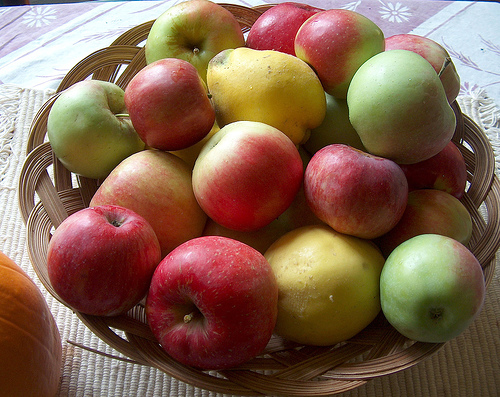
%> input picture Apples/Apples_by_kightp_Pat_Knight_flickr.jpg, 500 x 397 px
$ octave --eval "result = MixGaussApples;"   (GNU Octave 9; MATLAB toolbox functions it lacks are replaced by stand-ins)
%> lines starting %> are read from the running program, lines starting %| are printed output that depends on the picture; in (x1, y1, x2, y2) boxes, pixels count from 0 and x2, y2 are one past the last pixel; in counts of white or black regions, pixels touching at a corner belong together; the program's own positions count from 1
function r =MixGaussApples
close all;
clear all;
tic
 %% Load the Data

% Note that cells are accessed using curly-brackets {} instead of parentheses ().
Iapples = cell(6,1);
Iapples{1} = 'Apples/Apples_by_kightp_Pat_Knight_flickr.jpg';
Iapples{2} = 'Apples/ApplesAndPears_by_srqpix_ClydeRobinson.jpg';
Iapples{3} = 'Apples/bobbing-for-apples.jpg';
Iapples{6} = 'Apples/Bbr98ad4z0A-ctgXo3gdwu8-original.jpg';
Iapples{5} = 'Apples/Apples_by_MSR_MikeRyan_flickr.jpg';
Iapples{4} = 'Apples/audioworm-QKUJj2wmxuI-original.jpg';
Iapples{7} = 'Apples/apples_red_green.jpg';
Iapples{8} = 'Apples/Apples_and_Carrots.jpg';

IapplesMasks = cell(4,1);
IapplesMasks{1} = 'Masks/Apples_by_kightp_Pat_Knight_flickr.png';
IapplesMasks{2} = 'Masks/ApplesAndPears_by_srqpix_ClydeRobinson.png';
IapplesMasks{3} = 'Masks/bobbing-for-apples.png';
IapplesMasks{4} = 'Masks/Bbr98ad4z0A-ctgXo3gdwu8-original.png';
IapplesMasks{5} = 'Masks/apples_red_green_mask.png';
IapplesMasks{6} = 'Masks/Apples_and_Carrots_Mask.png';


    apple_red = [];
    apple_blue = [];
    apple_green = [];
    %Apple = [apple_red apple_greee apple_blue]';


    Notapple_red = [];
    Notapple_blue = [];
    Notapple_green = [];

for iImage=1:3
    % Could use this index to loop.
    curI = double(imread(  Iapples{iImage}   )) / 255;
    % curI is now a double-precision 3D matrix of size (width x height x 3).
    % Each of the 3 color channels is now in the range [0.0, 1.0].
    %figure;
    %imagesc(curI)


    curImask = imread(  IapplesMasks{iImage}   );
%> curImask is the input picture: size 397x500x3 uint8; mean R, G, B 131.4, 100.4, 80
    % These mask-images are often 3-channel, and contain grayscale values. We
    % would prefer 1-channel and just binary:
    curImask = curImask(:,:,2) > 128;  % Picked green-channel arbitrarily.
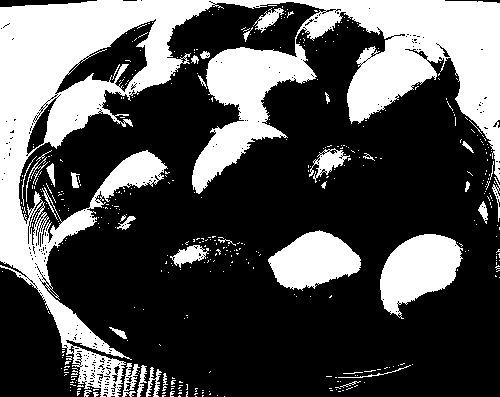
%> curImask: size 397x500 logical; 31.9% white; 434 white regions (399 under 20 px), largest, box (x1, y1, x2, y2) and area: (0, 0, 500, 397) 51015, (380, 234, 463, 319) 4299, (268, 230, 361, 291) 3634
    %figure;
    %imshow(curImask)

    % create Red Green and blue pixel vectors.
    red_pixels = curI(:,:,1);
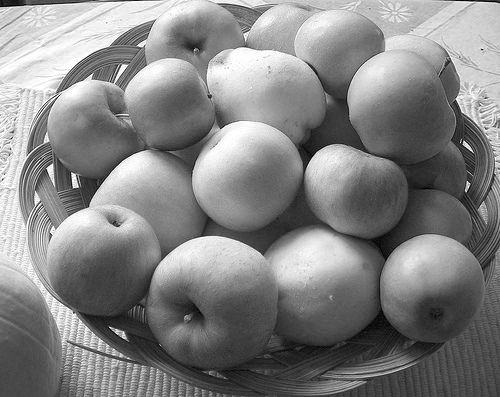
%> red_pixels: size 397x500 double; min 0, max 1, mean 0.515
    green_pixels = curI(:,:,2);
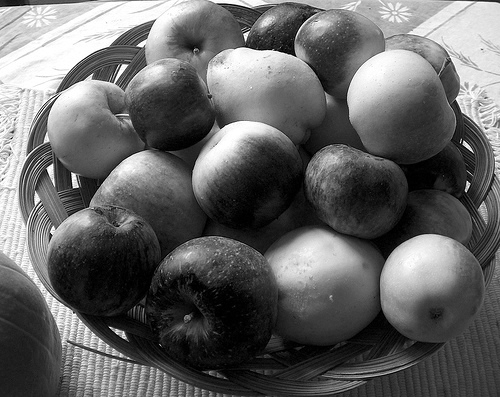
%> green_pixels: size 397x500 double; min 0, max 1, mean 0.394
    blue_pixels = curI(:,:,3);
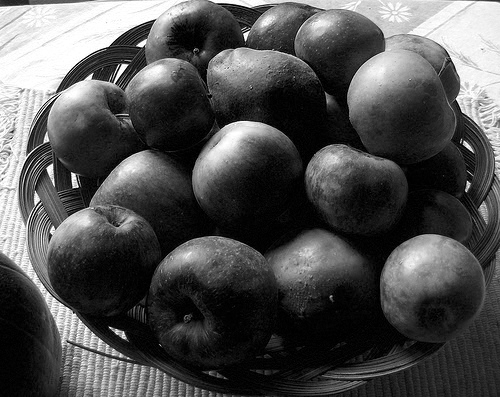
%> blue_pixels: size 397x500 double; min 0, max 1, mean 0.314
    % find non empty pixels and set to apples

    apple_red = [apple_red; red_pixels(find(curImask))];
%> apple_red = 63354 values from 0.102 to 1
    apple_blue = [apple_blue ;blue_pixels(find(curImask))];
%> apple_blue = 63354 values from 0 to 1
    apple_green = [apple_green; green_pixels(find(curImask))];
%> apple_green = 63354 values from 0.506 to 1

    % find non empty pixels and set to Notapples

    Notapple_red = [Notapple_red; red_pixels(find(not(curImask)))];
%> Notapple_red = 135146 values from 0 to 1
    Notapple_blue = [Notapple_blue ;blue_pixels(find(not(curImask)))];
%> Notapple_blue = 135146 values from 0 to 0.871
    Notapple_green = [Notapple_green; green_pixels(find(not(curImask)))];
%> Notapple_green = 135146 values from 0 to 0.502

end
%> pass 2 of the loop in MixGaussApples, `for iImage=1:3`:
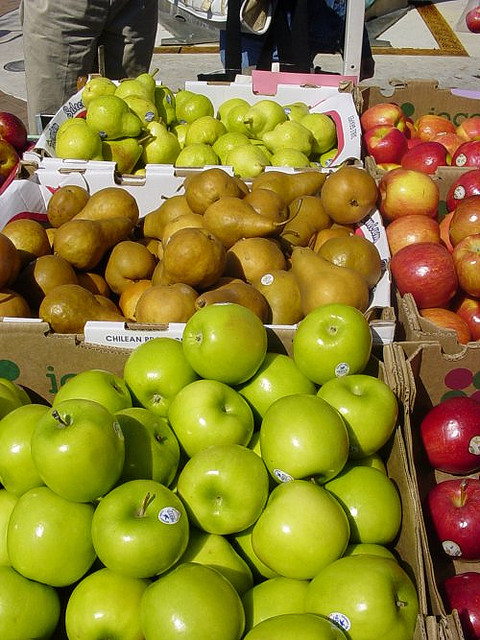
%> input picture Apples/ApplesAndPears_by_srqpix_ClydeRobinson.jpg, 480 x 640 px
%> curI: size 640x480x3 double
%> in MixGaussApples, curImask is the input picture: size 640x480x3 uint8; mean R, G, B 140.9, 127.4, 46.5
%> in MixGaussApples, `curImask = curImask(:,:,2) > 128;`:
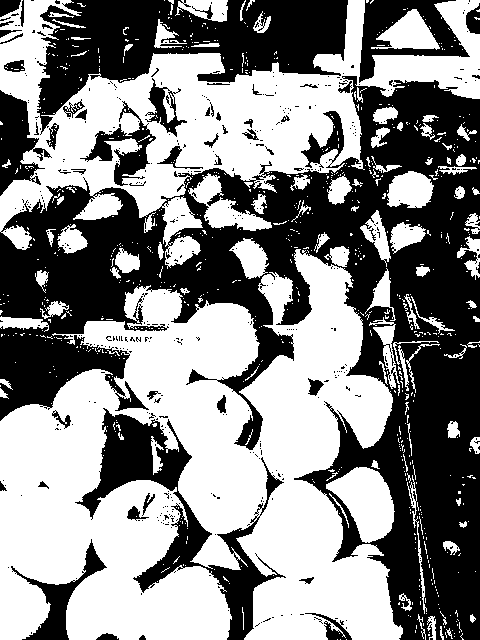
%> curImask: size 640x480 logical; 53.5% white; 471 black regions (418 under 20 px), largest, box (x1, y1, x2, y2) and area: (0, 76, 480, 640) 96847, (37, 0, 348, 135) 19818, (75, 408, 286, 640) 10441
%> red_pixels: size 640x480 double
%> green_pixels: size 640x480 double
%> in MixGaussApples, `blue_pixels = curI(:,:,3);`:
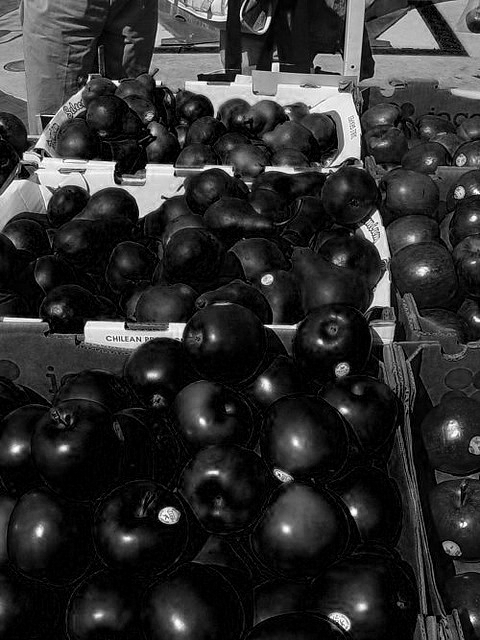
%> blue_pixels: size 640x480 double; min 0, max 1, mean 0.182
%> apple_red = 227636 values from 0.102 to 1
%> apple_blue = 227636 values from 0 to 1
%> apple_green = 227636 values from 0.506 to 1
%> Notapple_red = 278064 values from 0 to 1
%> Notapple_blue = 278064 values from 0 to 0.871
%> Notapple_green = 278064 values from 0 to 0.502
%> pass 3 of the loop in MixGaussApples, `for iImage=1:3`:
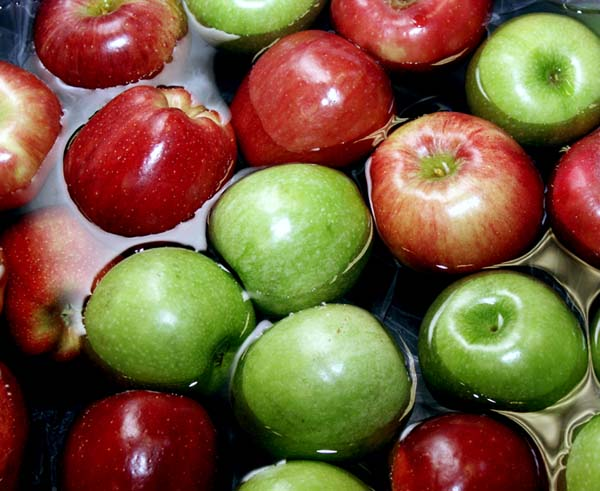
%> input picture Apples/bobbing-for-apples.jpg, 600 x 491 px
%> curI: size 491x600x3 double
%> in MixGaussApples, curImask is the input picture: size 491x600x3 uint8; mean R, G, B 118.9, 91.7, 60.7
%> in MixGaussApples, `curImask = curImask(:,:,2) > 128;`:
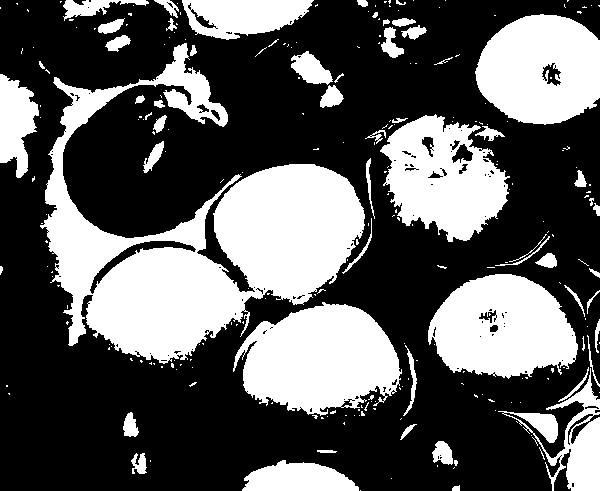
%> curImask: size 491x600 logical; 36% white; 253 white regions (195 under 20 px), largest, box (x1, y1, x2, y2) and area: (40, 43, 365, 364) 39858, (233, 302, 402, 416) 13175, (428, 274, 578, 379) 11389
%> red_pixels: size 491x600 double
%> green_pixels: size 491x600 double
%> in MixGaussApples, `blue_pixels = curI(:,:,3);`:
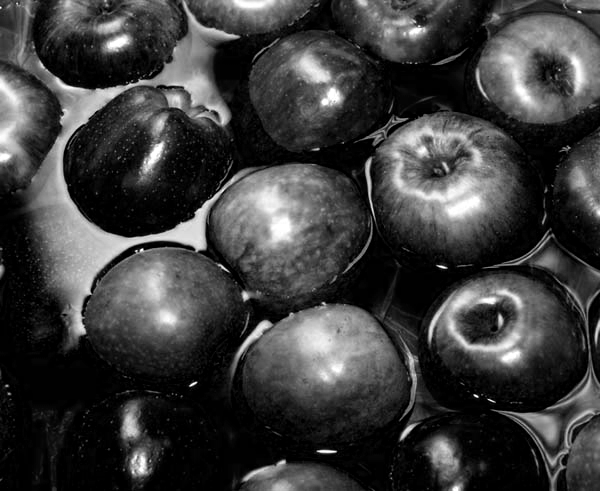
%> blue_pixels: size 491x600 double; min 0, max 1, mean 0.238
%> apple_red = 333752 values from 0.102 to 1
%> apple_blue = 333752 values from 0 to 1
%> apple_green = 333752 values from 0.506 to 1
%> Notapple_red = 466548 values from 0 to 1
%> Notapple_blue = 466548 values from 0 to 0.871
%> Notapple_green = 466548 values from 0 to 0.502
%Get them in correct form
Apple = [apple_red apple_green apple_blue]';

NotApple = [Notapple_red Notapple_green Notapple_blue]';


%% Learning the Parameters


%fit mixture of Gaussians
%TO DO fill in this routine (below)
%figure;
%  Use four Gaussians for apples
mixGaussEstApple = fitMixGauss(Apple,4);
save('mixGaussEstApple');

lamdaApple = mixGaussEstApple.weight;
meanApple = mixGaussEstApple.mean;
covApple = mixGaussEstApple.cov;

% 6 Gaussians for not apples.
mixGaussEstNotApple = fitMixGauss(NotApple,6);
save('mixGaussEstNotApple');
lamdaNotApple = mixGaussEstNotApple.weight;
meanNotApple = mixGaussEstNotApple.mean;
covNotApple = mixGaussEstNotApple.cov;

%set priors
priorApple = 0.5;
priorNonApple = 0.5;


for I = 1:8

     curI = double(imread(  Iapples{I}   )) / 255;
     [imY, imX, imZ] = size( curI);

     % In order to use mvnpdf, the matrix needs to get data that it can
     % take, i.e. each row is a data point
     vec_red =  reshape( curI(:,:,1).',[],1);
     vec_green =  reshape( curI(:,:,2).',[],1);
     vec_blue =  reshape( curI(:,:,3).',[],1);
     pixels = [vec_red vec_green vec_blue]';
        %Calulate the liklihood similar to Part A.
      likeapple = lamdaApple(1)*mvnpdf(pixels' ,meanApple(:,1)', covApple(:,:,1) )+lamdaApple(2)*mvnpdf(pixels' ,meanApple(:,2)', covApple(:,:,2) ) +lamdaApple(3)*mvnpdf(pixels' ,meanApple(:,3)', covApple(:,:,3) );

      likenonapple = lamdaNotApple(1)*mvnpdf(pixels' ,meanNotApple(:,1)', covNotApple(:,:,1) )+lamdaNotApple(2)*mvnpdf(pixels' ,meanNotApple(:,2)', covNotApple(:,:,2) ) +lamdaNotApple(3)*mvnpdf(pixels' ,meanNotApple(:,3)', covNotApple(:,:,3) );

      % Reshape and store in a cell to be converted to a matrix later on.
      posteriorApple{I} =  vec2mat((likeapple*priorApple)./(likeapple*priorApple + likenonapple*priorNonApple),imX);


end
Image_1 = cell2mat( posteriorApple(1));
Image_2 = cell2mat( posteriorApple(2));
Image_3 = cell2mat( posteriorApple(3));
Image_4 = cell2mat( posteriorApple(4));
Image_5 = cell2mat( posteriorApple(5));
Image_6 = cell2mat( posteriorApple(6));
Image_7 = cell2mat( posteriorApple(7));
Image_8 = cell2mat( posteriorApple(8));
clims = [0, 1];
%% Plotting the posteriori of test.
figure; set(gcf,'Color',[1 1 1]);
subplot(3,2,1); imagesc(double(imread(  Iapples{4}   )) / 255); axis off; axis image;
subplot(3,2,2); imagesc(Image_4, clims); colormap(gray); axis off; axis image;

subplot(3,2,3); imagesc(double(imread(  Iapples{5}   )) / 255); axis off; axis image;
subplot(3,2,4); imagesc(Image_5, clims); colormap(gray); axis off; axis image;

subplot(3,2,5); imagesc(double(imread(  Iapples{6}   )) / 255); axis off; axis image;
subplot(3,2,6); imagesc(Image_6, clims); colormap(gray); axis off; axis image;
saveas( gcf, 'Test_apple_together', 'jpg' )


%% Part D: testing the truth mask.

%Looking at image 4 mask.
Imask = double(imread(  IapplesMasks{4}   ));


count = 1;
% loop of a decreasing threshold
Index = length(1:-0.025:0);
for thresh = 1:-0.025:0
    Current_image = Image_6;
    %set all pixels above threshold equal to one.
    Cur_I = Current_image> thresh;
    % TP is where both mask and posterior agree on pixels where apples exist
    TP = (Cur_I == 1 & Imask==1);
    % sum over the number of times this occurs.
    TTP = sum(sum(TP));
    TN = (Cur_I == 0 & Imask==0);
    TTN = sum(sum(TN));
    FP = (Cur_I == 1 & Imask==0);
    TFP = sum(sum(FP));
    FN = (Cur_I == 0 & Imask==1);
    TFN = sum(sum(FN));
    %True Positive rate
    TPR(count) = TTP/(TTP +TFN);
    %Precision
    PPV(count) = TTP/(TTP +TFP);
    %recall
    recall(count) = TPR(count);
    %False Positive rate
    FPR(count) = TFP/(TFP+TFN);
    %F score
    F(count) =  2*PPV(count)*recall(count)/(PPV(count)+recall(count));
    count = count+1;

end

% find highest f score and use that to tune your threshold
[F1Score, order]=max(F);

thresh=1 - ((order-1) *0.025);

currentI = Image_6 > thresh;
disp(['Best Threshold: ' num2str(thresh) ', with F score = ' num2str(F1Score)])
fprintf('\n')
% find TP,TN,FP,FN of the best threshold
    TP = (currentI == 1 & Imask==1);
    TTP = sum(sum(TP));
    disp(['The total number of True Positives is:' num2str(TTP)])
    TN = (currentI == 0 & Imask==0);
    TTN = sum(sum(TN));
    disp(['The total number of True Negatives is:' num2str(TTN)])
    FP = (currentI == 1 & Imask==0);
    TFP = sum(sum(FP));
    disp(['The total number of False Positives is:' num2str(TFP)])
    FN = (currentI == 0 & Imask==1);
    TFN = sum(sum(FN));
    disp(['The total number of False Negatives is:' num2str(TFN)])
  %% D) Plotting images
% output the images.
figure; set(gcf,'Color',[1 1 1]);
subplot(2,4,1); imagesc(double(imread(  Iapples{6}   )) / 255); axis off; axis image;title('Origninal');
subplot(2,4,2); imshow(IapplesMasks{4}); title('True Mask');
subplot(2,4,3); imagesc(Image_6, clims); colormap(gray);  axis off; axis image;title('Origninal Posterior');
subplot(2,4,4); imagesc(currentI, clims); colormap(gray);  axis off; axis image;title('Best Posterior');
subplot(2,4,5); imshow(TP);title('True Positive');
subplot(2,4,6);imshow(FP);title('False Positive');
subplot(2,4,7);imshow(TN);title('True Negative');
subplot(2,4,8);imshow(FN);title('False Negative');

%Plot the ROC
figure;
plot(FPR,TPR);title('ROC Curve');xlabel('False Positive Rate');ylabel('True Postive Rate');

%Calculate the area under the ROC curve.
AUC = trapz(FPR,TPR);
disp(['The total area under the curve(AUC) is:' num2str(AUC)])

%% Part F)

% Now do the same for downloaded masks.

 for I_no = 5:6
   Imask = double(imread(  IapplesMasks{I_no}   ))/255;

   % since the pixels are slighly less than 1, make them 1.
   Imask = Imask > 0.5;

    count = 1;
    for thresh = 1:-0.025:0
        Current_image = cell2mat( posteriorApple(I_no+2));
        Cur_I = Current_image> thresh;

      TP = (Cur_I == 1 & Imask==1);
      TTP = sum(sum(TP));
      TN = (Cur_I == 0 & Imask==0);
      TTN = sum(sum(TN));
      FP = (Cur_I == 1 & Imask==0);
      TFP = sum(sum(FP));
      FN = (Cur_I == 0 & Imask==1);
      TFN = sum(sum(FN));

      TPR(count) = TTP/(TTP +TFN);
      PPV(count) = TTP/(TTP +TFP);
      recall(count) = TPR(count);
      FPR(count) = TFP/(TFP+TFN);
      F(count) =  2*PPV(count)*recall(count)/(PPV(count)+recall(count));
      count = count+1;

    end
    [F1Score, order]=max(F);
    thresh=1 - ((order-1) *0.025);

    currentI = cell2mat( posteriorApple(I_no+2)) > thresh;
    disp(['Best Threshold: ' num2str(thresh) ', with F score = ' num2str(F1Score)])
    fprintf('\n')
    disp(['The total number of True Positives is:' num2str(TTP)])
    TP = (currentI == 1 & Imask==1);
    TTP = sum(sum(TP));
    disp(['The total number of True Positives is:' num2str(TTP)])
    TN = (currentI == 0 & Imask==0);
    TTN = sum(sum(TN));
    disp(['The total number of True Negatives is:' num2str(TTN)])
    FP = (currentI == 1 & Imask==0);
    TFP = sum(sum(FP));
    disp(['The total number of False Positives is:' num2str(TFP)])
    FN = (currentI == 0 & Imask==1);
    TFN = sum(sum(FN));
    disp(['The total number of False Negatives is:' num2str(TFN)])
  %% D) Plotting images

    figure; set(gcf,'Color',[1 1 1]);
    subplot(2,4,1); imagesc(double(imread(  Iapples{I_no+2}   )) / 255); axis off; axis image;title('Origninal');
    subplot(2,4,2); imshow(IapplesMasks{I_no}); title('True Mask');
    subplot(2,4,3); imagesc(cell2mat( posteriorApple(I_no+2)), clims); colormap(gray);  axis off; axis image;title('Origninal Posterior');
    subplot(2,4,4); imagesc(currentI, clims); colormap(gray);  axis off; axis image;title('Best Posterior');
    subplot(2,4,5); imshow(TP);title('True Positive');
    subplot(2,4,6);imshow(FP);title('False Positive');
    subplot(2,4,7);imshow(TN);title('True Negative');
    subplot(2,4,8);imshow(FN);title('False Negative');


    figure;
    plot(FPR,TPR);title('ROC Curve');xlabel('False Positive Rate');ylabel('True Postive Rate');
    saveas(gcf,'ROC_test3','jpg');
    AUC = trapz(FPR,TPR);
    disp(['The total area under the curve :' num2str(AUC)])

 end


function mixGaussEst = fitMixGauss(data,k);
%> called with k = 4
cIter = 1;
[nDim nData] = size(data);
%> nDim = 3; nData = 333752

postHidden = zeros(k, nData);

%in the E-M algorithm, we calculate a complete posterior distribution over
%the (nData) hidden variables in the E-Step.  In the M-Step, we
%update the parameters of the Gaussians (mean, cov, w).

%we will initialize the values to random values
mixGaussEst.d = nDim;
%> mixGaussEst.d = 3
mixGaussEst.k = k;
mixGaussEst.weight = (1/k)*ones(1,k);
% use k-means to initialize faster
[~ ,mixGaussEst.mean] = kmeans(data',k);
%> mixGaussEst.mean = [0.73 0.703 0.59; 0.586 0.638 0.0736; 0.876 0.89 0.865; 0.684 0.712 0.297]
mixGaussEst.mean = mixGaussEst.mean';
%> mixGaussEst.mean = [0.73 0.586 0.876 0.684; 0.703 0.638 0.89 0.712; 0.59 0.0736 0.865 0.297]
for (cGauss =1:k)
    mixGaussEst.cov(:,:,cGauss) = (0.5+1.5*rand(1))*eye(nDim,nDim);
end;
%> after the loop, mixGaussEst = {d 3, k 4, weight [0.25 0.25 0.25 0.25]}


updated_loglike = 123456;
int_loglike = 0;

% Changed to while as it made helped to set a tolerence on the Loglikelihood.
% The tolerence is set here to 1.
while abs(updated_loglike - int_loglike) > 1
            int_loglike = updated_loglike;
           %Expectation step

                % using the mvnpdf, the for loop for the data points could be removed

                for j = 1:k
                    responsibilities(j,:) = (mixGaussEst.weight(:,j)*mvnpdf(data',...
                    mixGaussEst.mean(:,j)',mixGaussEst.cov(:,:,j)))';
                end

                % The bsxfun is a useful operation that enables one to calculate the responsibilities
                % element by element.

                % for cData = 1:nData
                %    postHidden(:,cData) = responsibilities(:,cData)./sum(responsibilities(:,cData));
                %end
                % same as above.
                postHidden = bsxfun(@rdivide,responsibilities,sum(responsibilities));
           %Maximization Step

           %loop over all Gaussians
           for cGauss = 1:k
                % Update weighting parameters
                mixGaussEst.weight(cGauss) = sum(postHidden(cGauss,:))/sum(sum(postHidden));
                % Update mean parameters
                mixGaussEst.mean(:,cGauss) = (postHidden(cGauss,:)*data(:,:)')/sum(postHidden(cGauss,:));
                % Update covarance parameter
                 mixGaussEst.cov(:,:,cGauss) = zeros(nDim,nDim);

                 % Here the bsxfun is used once again to reduce the number of for loops required.
                 % As you can see below commented out is what was once used, however being able to remove the
                 % resulted in a faster function.
                 p1 = bsxfun(@minus,data,mixGaussEst.mean(:,cGauss));
                 mixGaussEst.cov(:,:,cGauss) = bsxfun(@times,p1, postHidden(cGauss,:))*p1'./sum(postHidden(cGauss,:));
                 % was getting some errors with cov, so had to add a noise term so it would work.
                 mixGaussEst.cov(:,:,cGauss)=((mixGaussEst.cov(:,:,cGauss)+mixGaussEst.cov(:,:,cGauss)')/2)+0.001*eye(nDim);

           end
           %compute Loglikelihood


        like = zeros(k,nData);
            % here the mvnpdf is made use of again when calculating the log Likelihood.
            % looping over all the Gaussians again.
        for j=1:size(mixGaussEst.weight,2)

            like(j,:) = mixGaussEst.weight(:,j) * mvnpdf(data',...
                        mixGaussEst.mean(:,j)',mixGaussEst.cov(:,:,j))';
        end
        like = sum(like);
        updated_loglike = sum(log(like));
        fprintf('Log Likelihood Iter %d : %4.3f\n',cIter,updated_loglike);
        cIter = cIter +1;
end

%> (the run ends here)
